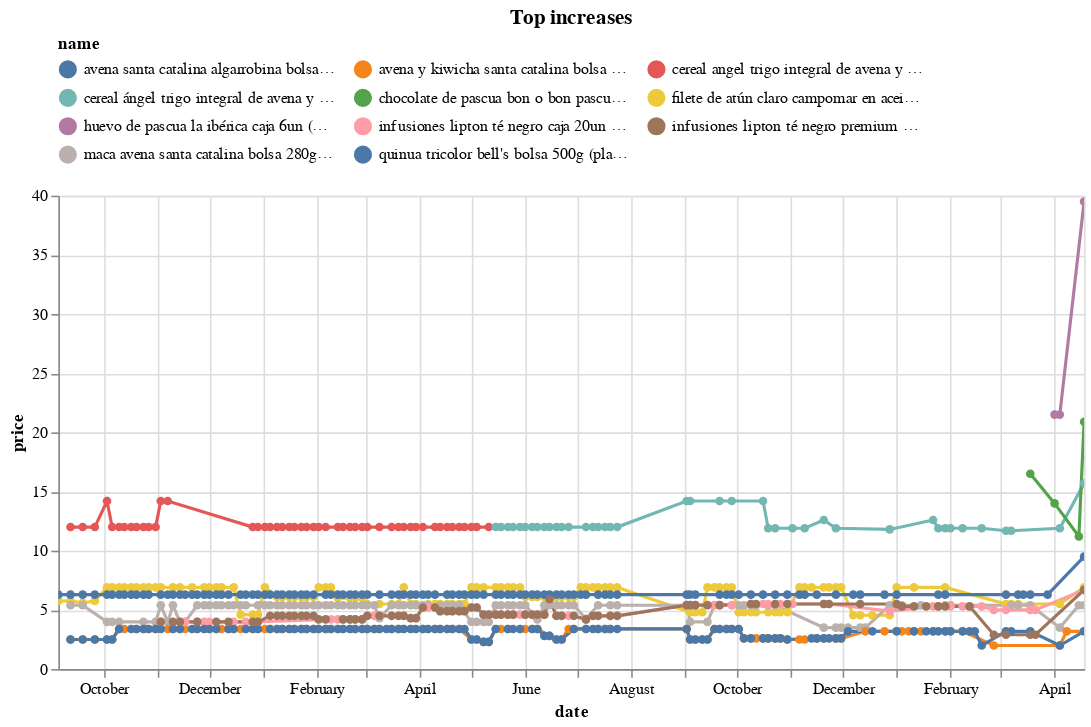

The notebook cell saved with this chart:
### Code cell
(top_changes
 .sort_values('change')
 .tail(10)
 .pipe(plot_changes, 'Top increases')
)

### Figure 1 — Vega-Lite specification as saved in the notebook (floating-point values rounded to 4 significant figures; data arrays with more than 128 entries replaced by an {"elided": "..."} marker saying what was removed)
{"config": {"view": {"continuousWidth": 300, "continuousHeight": 300}, "legend": {"columns": 3, "orient": "top"}}, "data": {"name": "data-7fc3340fa0d938f95eba72a89502f498"}, "mark": {"type": "line", "point": true}, "encoding": {"color": {"field": "name", "scale": {"domain": ["avena santa catalina algarrobina bolsa 150g (plaza_vea)", "avena y kiwicha santa catalina bolsa 150g (plaza_vea)", "cereal angel trigo integral de avena y maíz sabor a fresa bolsa 350g (plaza_vea)", "cereal ángel trigo integral de avena y maíz sabor a fresa bolsa 350g (plaza_vea)", "chocolate de pascua bon o bon pascua caja 75g (plaza_vea)", "filete de atún claro campomar en aceite vegetal lata 170g (plaza_vea)", "huevo de pascua la ibérica caja 6un (plaza_vea)", "infusiones lipton té negro caja 20un (plaza_vea)", "infusiones lipton té negro premium caja 20un (plaza_vea)", "maca avena santa catalina bolsa 280g (plaza_vea)", "quinua tricolor bell's bolsa 500g (plaza_vea)"]}, "type": "nominal"}, "tooltip": [{"field": "name", "type": "nominal"}, {"field": "price", "type": "quantitative"}, {"field": "last_price", "type": "quantitative"}], "x": {"field": "date", "type": "temporal"}, "y": {"field": "price", "type": "quantitative"}}, "params": [{"name": "param_5", "select": {"type": "point", "fields": ["name"]}, "bind": "legend"}, {"name": "param_6", "select": {"type": "interval", "encodings": ["x", "y"]}, "bind": "scales"}], "title": "Top increases", "transform": [{"filter": {"param": "param_5"}}], "width": 650, "$schema": "https://vega.github.io/schema/vega-lite/v5.17.0.json", "datasets": {"data-7fc3340fa0d938f95eba72a89502f498": {"elided": "817 records"}}}
